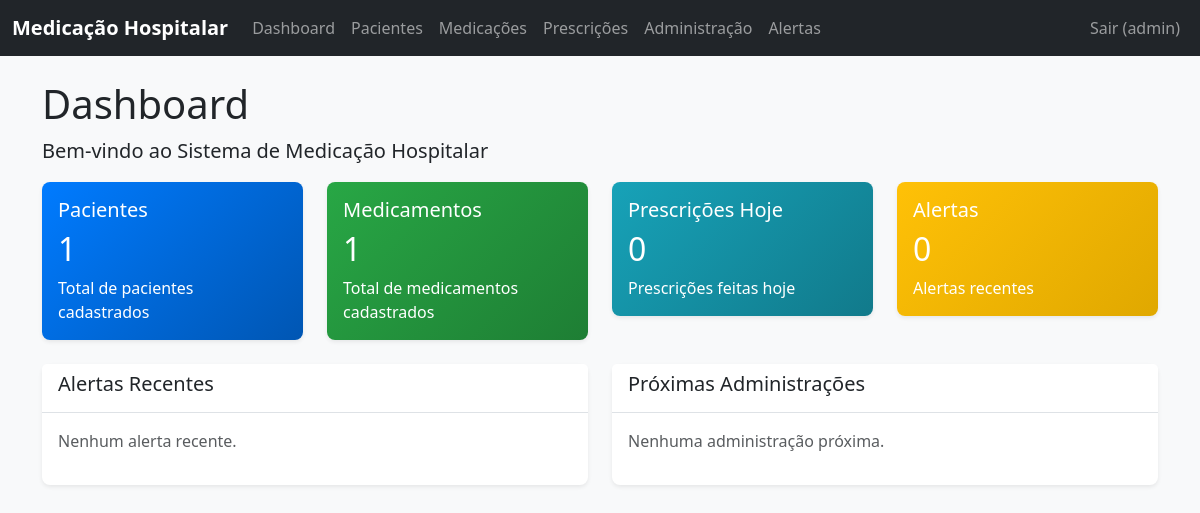
Page / (signed in) on the earlier database version.
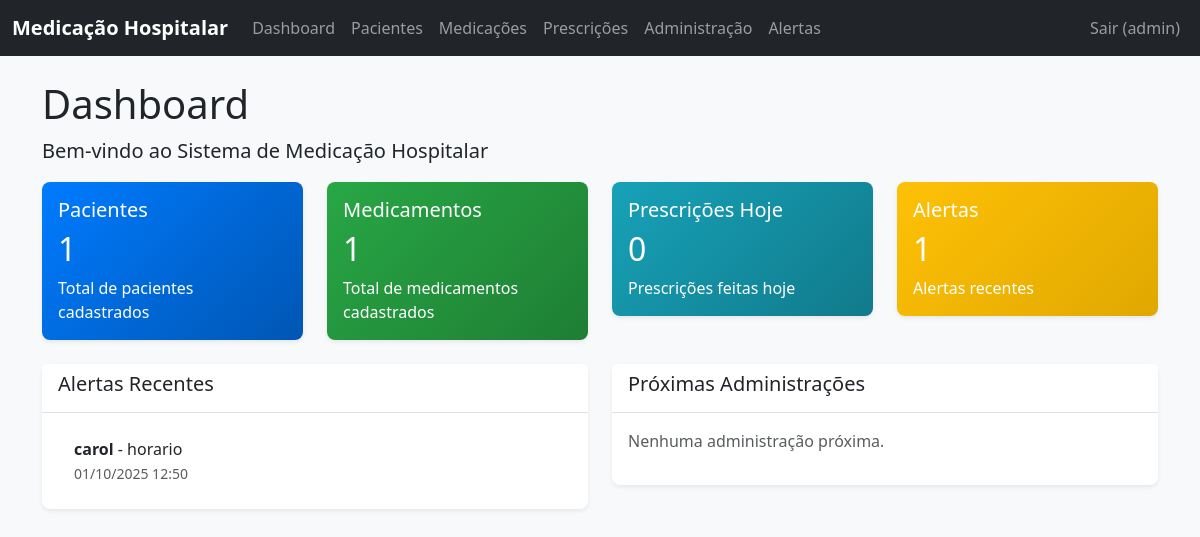
Same page on the later database version.
### core/models.py (models this page shows, shortened)
class Alerta(models.Model):
    TIPO_ALERTA_CHOICES = [
        ('horario', 'Horário de Medicação'),
        ('interacao', 'Interação Medicamentosa'),
        ('outro', 'Outro'),
    ]
    paciente = models.ForeignKey(Paciente, on_delete=models.CASCADE)
    medicamento = models.CharField(max_length=255, blank=True, null=True) # Pode ser uma lista de medicamentos ou um único
    tipo_alerta = models.CharField(max_length=20, choices=TIPO_ALERTA_CHOICES)
    mensagem = models.TextField()
    data_hora = models.DateTimeField(auto_now_add=True)
    class Meta:
        verbose_name = "Alerta"
        verbose_name_plural = "Alertas"

class Paciente(models.Model):
    SEXO_CHOICES = [
        ('M', 'Masculino'),
        ('F', 'Feminino'),
        ('O', 'Outro'),
    ]
    nome = models.CharField(max_length=255)
    data_nascimento = models.DateField()
    sexo = models.CharField(max_length=1, choices=SEXO_CHOICES)
    prontuario = models.CharField(max_length=50, unique=True)
    class Meta:
        verbose_name = "Paciente"
        verbose_name_plural = "Pacientes"

### core/views_frontend.py (the view)
class DashboardView(LoginRequiredMixin, ListView):
    template_name = 'core/dashboard.html'
    context_object_name = 'alertas_recentes'
    def get_queryset(self):
        return Alerta.objects.order_by('-data_hora')[:5]
    def get_context_data(self, **kwargs):
        context = super().get_context_data(**kwargs)
        context['total_pacientes'] = Paciente.objects.count()
        context['total_medicamentos'] = Medicamento.objects.count()
        context['total_prescricoes_hoje'] = Prescricao.objects.filter(data_hora__date=timezone.now().date()).count()
        context['proximas_administracoes'] = Administracao.objects.filter(data_hora__gte=timezone.now()).order_by('data_hora')[:5]
        return context

### templates/core/dashboard.html (shortened to what this page needs)
{% extends 'base.html' %}
{% load static %}
{% block content %}
<div class="row">
    <div class="col-12">
        <h1>Dashboard</h1>
        <p class="lead">Bem-vindo ao Sistema de Medicação Hospitalar</p>
    </div>
</div>
<div class="row mb-4">
    <div class="col-md-3">
        <div class="card text-white bg-primary">
            <div class="card-body">
                <h5 class="card-title">Pacientes</h5>
                <h2>{{ total_pacientes }}</h2>
                <p class="card-text">Total de pacientes cadastrados</p>
            </div>
        </div>
    </div>
    <div class="col-md-3">
        <div class="card text-white bg-success">
            <div class="card-body">
                <h5 class="card-title">Medicamentos</h5>
                <h2>{{ total_medicamentos }}</h2>
                <p class="card-text">Total de medicamentos cadastrados</p>
            </div>
        </div>
    </div>
    <div class="col-md-3">
        <div class="card text-white bg-info">
            <div class="card-body">
                <h5 class="card-title">Prescrições Hoje</h5>
                <h2>{{ total_prescricoes_hoje }}</h2>
                <p class="card-text">Prescrições feitas hoje</p>
            </div>
        </div>
    </div>
    <div class="col-md-3">
        <div class="card text-white bg-warning">
            <div class="card-body">
                <h5 class="card-title">Alertas</h5>
                <h2>{{ alertas_recentes|length }}</h2>
                <p class="card-text">Alertas recentes</p>
            </div>
        </div>
    </div>
</div>
<div class="row">
    <div class="col-md-6">
        <div class="card">
            <div class="card-header">
                <h5>Alertas Recentes</h5>
            </div>
            <div class="card-body">
                {% if alertas_recentes %}
                    <ul class="list-group list-group-flush">
                        {% for alerta in alertas_recentes %}
                            <li class="list-group-item">
                                <strong>{{ alerta.paciente.nome }}</strong> - {{ alerta.tipo_alerta }}
                                <br><small class="text-muted">{{ alerta.data_hora|date:"d/m/Y H:i" }}</small>
                            </li>
                        {% endfor %}
                    </ul>
                {% else %}
                    <p class="text-muted">Nenhum alerta recente.</p>
                {% endif %}
            </div>
        </div>
    </div>
    <div class="col-md-6">
        <div class="card">
            <div class="card-header">
                <h5>Próximas Administrações</h5>
            </div>
            <div class="card-body">
                {% if proximas_administracoes %}
                    <ul class="list-group list-group-flush">
                        {% for admin in proximas_administracoes %}
                            <li class="list-group-item">
                                <strong>{{ admin.prescricao.paciente.nome }}</strong> - {{ admin.prescricao.medicamento.nome }}
                                <br><small class="text-muted">{{ admin.data_hora|date:"d/m/Y H:i" }}</small>
                            </li>
                        {% endfor %}
                    </ul>
                {% else %}
                    <p class="text-muted">Nenhuma administração próxima.</p>
                {% endif %}
            </div>
        </div>
    </div>
</div>
{% endblock %}

Differences in the rows shown:
added Alerta: paciente.nome "carol", tipo_alerta "horario", data_hora "01/10/2025 12:50"
Other differences:
{{ alertas_recentes|length }}: "0" → "1"
text no longer shown: "Nenhum alerta recente."
